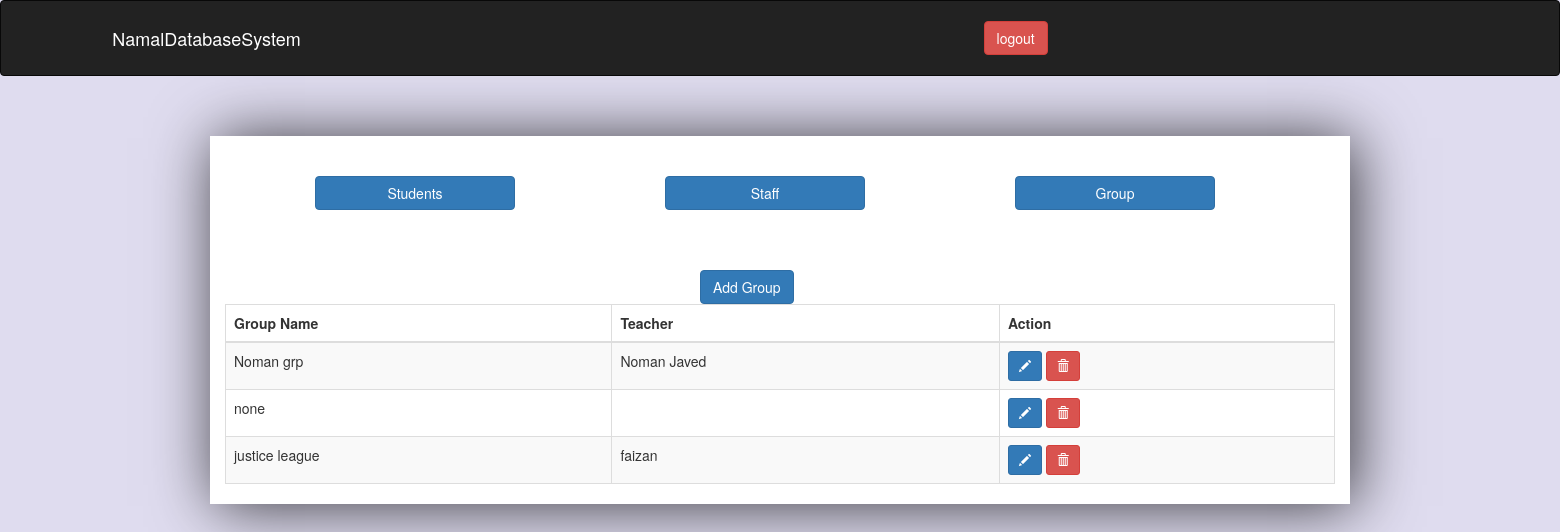
The app's page /groups.php (signed in) with its own data.
### tables this page shows
CREATE TABLE `groups` (
  `id` int(11) NOT NULL,
  `group_name` varchar(255) NOT NULL,
  `teacher_assigned` varchar(255) NOT NULL,
  `students` varchar(255) NOT NULL,
  `subjects` varchar(255) NOT NULL
);

### groups.php (the view, shortened to what this page needs)
<?php
  include 'include/dbconn.php';
  $sql='SELECT * FROM groups';
  $result = mysqli_query($conn,$sql);
?>
<!DOCTYPE html>
<html>
<head>
<link href="css/bootstrap.css" rel="stylesheet" type="text/css" />
<link href="css/bootstrap.min.css" rel="stylesheet" type="text/css" />
<link href="css/bootstrap-grid.css" rel="stylesheet" type="text/css" />
<link href="css/bootstrap-reboot.css" rel="stylesheet" type="text/css" />
<link href="css/bootstrap-reboot.min.css" rel="stylesheet" type="text/css" />
 <link rel = "stylesheet" type = "text/css" href = "style.css" />
 <link rel="stylesheet" href="https://maxcdn.bootstrapcdn.com/bootstrap/3.3.7/css/bootstrap.min.css">
 <link rel="stylesheet" href="https://maxcdn.bootstrapcdn.com/bootstrap/3.3.7/css/bootstrap.min.css">
 <link href="css/dataTables.bootstrap.min.css" rel="stylesheet" type="text/css" />
</head>
<body id="back">
  <?php include 'include/navbar.php'; ?>
  <br><br>
    <div class="container" id="decorate">
    <br><br>
        <div class="row" style="margin-left:75px;">
        	<div class="col-lg-4">
            	<a href="students.php"><button class="btn btn-primary" style="width:200px;">Students</button></a><br /><br />
            </div>
            <div class="col-lg-4">
            	<a href="staff.php"><button class="btn btn-primary" style="width:200px;">Staff</button></a><br /><br />
            </div>
		<div class="col-lg-4">
            	<a href="groups.php"><button class="btn btn-primary" style="width:200px;">Group</button></a><br /><br />
            </div>
          </div>
        <br><br>
        <div class="row">
          <div class="col-md-12 col-md-offset-5">
            <a href="add-group.php"><button type="button" class="btn btn-md btn-primary">Add Group</button></a>
          </div>
        </div>
        <table class="table table-striped table-bordered table-hover" id="studentstable">
        	<thead>
            	<tr>
                	<th>Group Name</th>
                    <th>Teacher</th>
                    <th>Action</th>
                </tr>
            </thead>
            <tbody>
              <?php while ($row = mysqli_fetch_assoc($result)) {
                $str = $row['id'].'%'.$row['group_name'].'%'.$row['teacher_assigned'];
              ?>
                <tr>
                    <td><?=$row['group_name'];?></td>
                    <td><?=$row['teacher_assigned'];?></td>
                    <td><span data-placement="top" data-toggle="tooltip" title="Edit"><button id="<?=$str;?>" class="btn btn-sm btn-primary" onclick="getInfoId(this)"><span class="glyphicon glyphicon-pencil"></span></button></span>
                      <span data-placement="top" data-toggle="tooltip" title="Delete"><button id="<?=$str;?>" class="btn btn-sm btn-danger" onclick="getdelId(this)" data-toggle="modal" data-target="#info1"><span class="glyphicon glyphicon-trash" id="delete"></span></button></span>
                    </td>
                </tr>
              <?php } ?>
            </tbody>
            </table>
</div> <br><br>
</body>
</html>

### style.css (style rules this page uses)
body#back { background: rgba(175, 166, 214, 0.39); }
.container#decorate { background-color: white; -webkit-box-shadow: 5px 2px 59px 0px rgba(0,0,0,0.75); -moz-box-shadow: 5px 2px 59px 0px rgba(0,0,0,0.75); box-shadow: 5px 2px 59px 0px rgba(0,0,0,0.75); height: auto; }
.glyphicon#delete { color:white; cursor:pointer; }
#delete { color: red; }

### records on screen
groups: group_name "Noman grp", teacher_assigned "Noman Javed"
groups: group_name "none"
groups: group_name "justice league", teacher_assigned "faizan"
